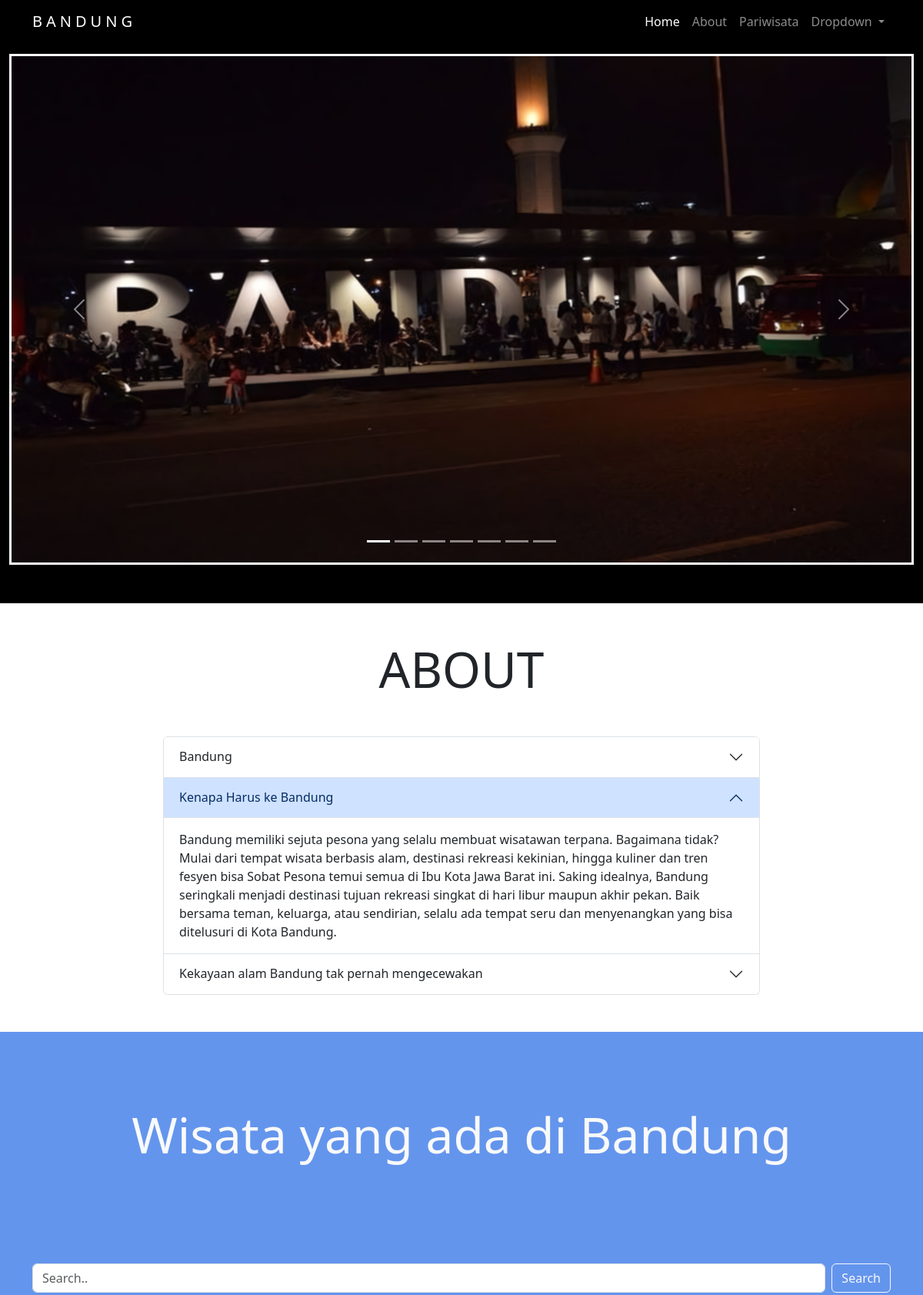
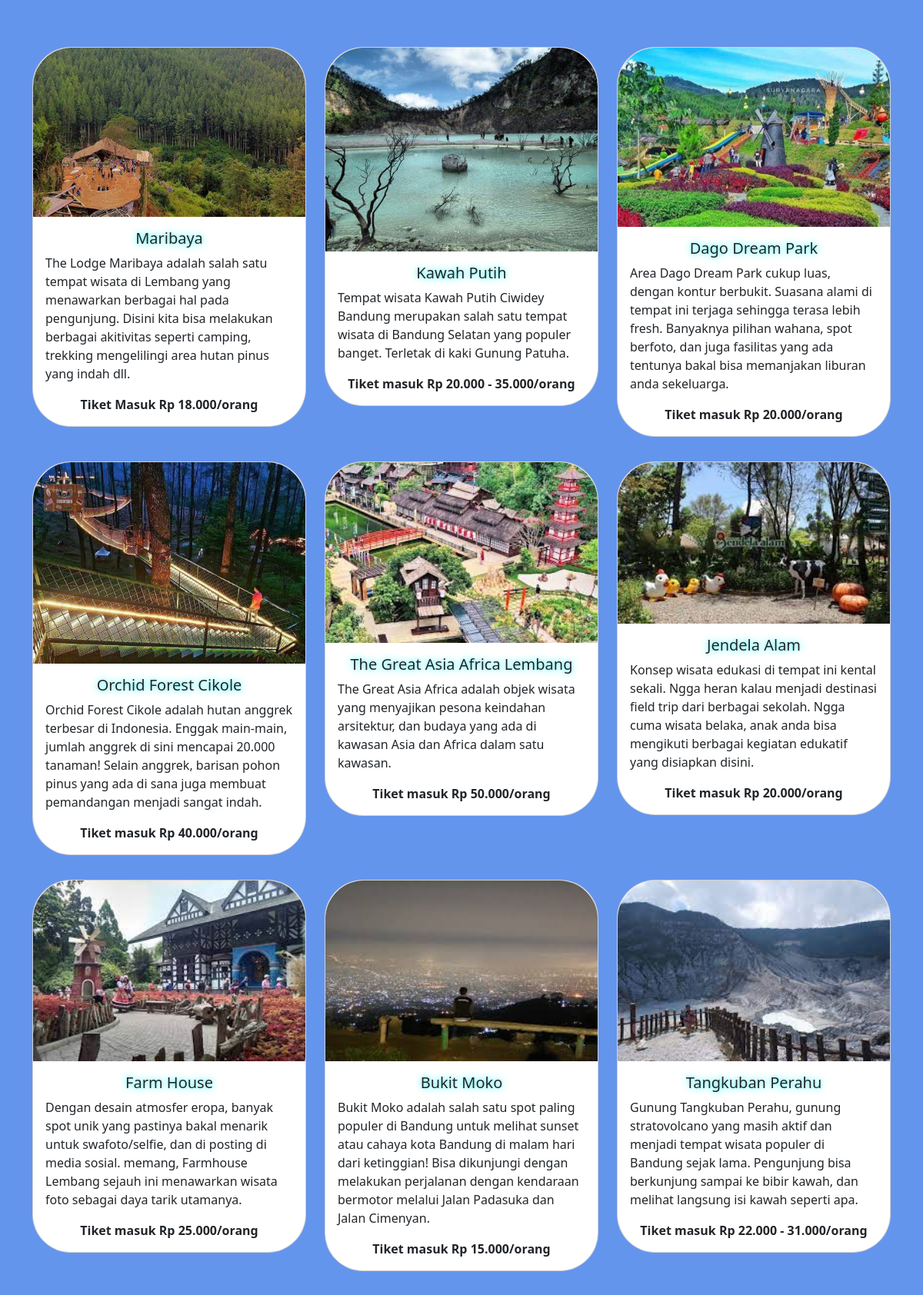
The page / (upper part) on the database its author committed (2 pictures, top to bottom).
### tables this page shows
CREATE TABLE `wisata` (
  `id` int NOT NULL,
  `wisata` varchar(250) NOT NULL,
  `gambar` varchar(250) NOT NULL,
  `deskripsi` varchar(255) NOT NULL,
  `harga` varchar(250) NOT NULL
);

### php/functions.php (called while the page is built, shortened)
<?php
$conn = mysqli_connect('localhost', 'root', '', 'tubes_223040016') or die('DATABASE ERROR!');
return $conn;
function query($query) {
  global $conn;
  $result = mysqli_query($conn, $query);
  $rows = [];
  while ($row = mysqli_fetch_assoc($result)) {
    $rows[] = $row;
  }
  return $rows;
}

### index.php (the view, shortened to what this page needs)
<?php
require "php/functions.php";
$wisata = query("SELECT * FROM wisata");
?>
<!DOCTYPE html>
<html lang="en">
<head>
  <link rel="stylesheet" href="css/reset.css">
  <link rel="stylesheet" href="css/style.css">
  <link href="https://cdn.jsdelivr.net/npm/bootstrap@5.3.0-alpha3/dist/css/bootstrap.min.css" rel="stylesheet">
</head>
<body>
  <nav class="navbar navbar-expand-lg navbar-dark bg-black shadow-sm fixed-top">
    <div class="container">
      <a class="navbar-brand" style="letter-spacing: 5px !important;" href="#">BANDUNG</a>
      <div class="collapse navbar-collapse" id="navbarNav">
        <ul class="navbar-nav ms-auto">
          <li class="nav-item">
            <a class="nav-link active" aria-current="page" href="#home">Home</a>
          </li>
          <li class="nav-item">
            <a class="nav-link" href="#about">About</a>
          </li>
          <li class="nav-item">
            <a class="nav-link" href="#pariwisata">Pariwisata</a>
          </li>
          <li class="nav-item dropdown">
            <a class="nav-link dropdown-toggle" href="#" role="button" data-bs-toggle="dropdown" aria-expanded="false">
              Dropdown
            </a>
          </li>
        </ul>
      </div>
    </div>
  </nav>
  <section id="home">
    <div class="container-fluid corousel-contain">
      <div class="home bordered">
        <div id="carouselExampleAutoplaying" class="carousel slide" data-bs-ride="carousel">
          <div class="carousel-indicators">
            <button type="button" data-bs-target="#carouselExampleIndicators" data-bs-slide-to="0" class="active" aria-current="true" aria-label="Slide 1"></button>
            <button type="button" data-bs-target="#carouselExampleIndicators" data-bs-slide-to="1" aria-label="Slide 2"></button>
            <button type="button" data-bs-target="#carouselExampleIndicators" data-bs-slide-to="2" aria-label="Slide 3"></button>
            <button type="button" data-bs-target="#carouselExampleIndicators" data-bs-slide-to="3" aria-label="Slide 4"></button>
            <button type="button" data-bs-target="#carouselExampleIndicators" data-bs-slide-to="4" aria-label="Slide 5"></button>
            <button type="button" data-bs-target="#carouselExampleIndicators" data-bs-slide-to="5" aria-label="Slide 6"></button>
            <button type="button" data-bs-target="#carouselExampleIndicators" data-bs-slide-to="6" aria-label="Slide 7"></button>
          </div>
          <div class="carousel-inner">
            <div class="carousel-item active">
              <img src="img/bandung.jpg" class="d-block w-100" alt="...">
            </div>
          </div>
          <button class="carousel-control-prev" type="button" data-bs-target="#carouselExampleAutoplaying" data-bs-slide="prev">
            <span class="carousel-control-prev-icon" aria-hidden="true"></span>
          </button>
          <button class="carousel-control-next" type="button" data-bs-target="#carouselExampleAutoplaying" data-bs-slide="next">
            <span class="carousel-control-next-icon" aria-hidden="true"></span>
          </button>
        </div>
      </div>
    </div>
  </section>
  <section id="about">
    <div class="my-5 mb-5 container col-8">
      <h2 class="display-3 text-center mb-5">ABOUT</h2>
      <div class="accordion" id="accordionExample">
        <div class="accordion-item">
          <h2 class="accordion-header">
            <button class="accordion-button collapsed" type="button" data-bs-toggle="collapse" data-bs-target="#collapseThree" aria-expanded="false" aria-controls="collapseThree">
              Bandung
            </button>
          </h2>
        </div>
        <div class="accordion-item">
          <h2 class="accordion-header">
            <button class="accordion-button" type="button" data-bs-toggle="collapse" data-bs-target="#collapseOne" aria-expanded="true" aria-controls="collapseOne">
              Kenapa Harus ke Bandung
            </button>
          </h2>
          <div id="collapseOne" class="accordion-collapse collapse show" data-bs-parent="#accordionExample">
            <div class="accordion-body">
              Bandung memiliki sejuta pesona yang selalu membuat wisatawan terpana.
              Bagaimana tidak? Mulai dari tempat wisata berbasis alam, destinasi rekreasi kekinian,
              hingga kuliner dan tren fesyen bisa Sobat Pesona temui semua di Ibu Kota Jawa Barat ini.
              Saking idealnya, Bandung seringkali menjadi destinasi tujuan rekreasi singkat di hari libur
              maupun akhir pekan. Baik bersama teman, keluarga, atau sendirian,
              selalu ada tempat seru dan menyenangkan yang bisa ditelusuri di Kota Bandung.
            </div>
          </div>
        </div>
        <div class="accordion-item">
          <h2 class="accordion-header">
            <button class="accordion-button collapsed" type="button" data-bs-toggle="collapse" data-bs-target="#collapseTwo" aria-expanded="false" aria-controls="collapseTwo">
              Kekayaan alam Bandung tak pernah mengecewakan
            </button>
          </h2>
        </div>
      </div>
    </div>
  </section>
  <section class="menu" id="pariwisata">
    <div class="container py-5">
      <div class="row">
        <div class="col">
          <h2 class="display-3 text-center text-light py-5">Wisata yang ada di Bandung</h2>
          <form class="d-flex pt-4" action="" method="POST">
            <input class="form-control me-2 my-5 keyword" type="text" name="keyword" placeholder="Search.." id="keyword" autocomplete="off">
            <button class="btn btn-outline-light my-5 tombol-cari" name="cari" type="submit" autocomplete="off" id="tombol-cari">Search</button>
          </form>
        </div>
      </div>
      <div id="container">
        <?php if($wisata) : ?>
          <div class="row justify-content-center">
            <?php foreach ($wisata as $wst) : ?>
              <div class="col-lg-4 col-md-6 my-3 tilt" data-tilt data-tilt-max="50">
                <div class="card" data-aos="zoom-out-right">
                  <img src="img/<?= $wst['gambar']; ?>" class="card-img-top" alt="Pastel" style="object-fit: contain" />
                  <div class="card-body">
                    <h5 class="card-title text-center"><?= $wst['wisata']; ?></h5>
                    <p class="card-text text-right"><?= $wst['deskripsi']; ?></p>
                    <center>
                      <b class="card-text text-center"><?= $wst['harga']; ?></b>
                    </center>
                  </div>
                </div>
              </div>
            <?php endforeach; ?>
          </div>
        <?php endif ; ?>
      </div>
    </div>
  </section>
</body>
</html>

### css/style.css (style rules this page uses)
html { scroll-behavior: smooth; }
.corousel-contain { background-color: black; padding-top: 70px; padding-bottom: 50px; }
.bordered { border: solid white ; }
.menu { background-color:cornflowerblue; }
.menu .card { border-radius: 50px; transition: background 0.5s, transform 0.5s; }
.menu .card img { border-top-right-radius: 50px; border-top-left-radius: 50px; }
.menu h5 { text-shadow: 0 0 10px aqua; }

### rows shown on the page
wisata: gambar (picture), wisata "Maribaya", deskripsi "The Lodge Maribaya adalah salah satu tempat wisata di Lembang yang menawarkan berbagai hal pada pengunjung. Disini kita bisa melakukan berbagai akitivitas seperti camping, trekking mengelilingi area hutan pinus yang indah dll.", harga "Tiket Masuk Rp 18.000/orang"
wisata: gambar (picture), wisata "Kawah Putih", deskripsi "Tempat wisata Kawah Putih Ciwidey Bandung merupakan salah satu tempat wisata di Bandung Selatan yang populer banget. Terletak di kaki Gunung Patuha.", harga "Tiket masuk Rp 20.000 - 35.000/orang"
wisata: gambar (picture), wisata "Dago Dream Park", deskripsi "Area Dago Dream Park cukup luas, dengan kontur berbukit. Suasana alami di tempat ini terjaga sehingga terasa lebih fresh. Banyaknya pilihan wahana, spot berfoto, dan juga fasilitas yang ada tentunya bakal bisa memanjakan liburan anda sekeluarga.", harga "Tiket masuk Rp 20.000/orang"
wisata: gambar (picture), wisata "Orchid Forest Cikole", deskripsi "Orchid Forest Cikole adalah hutan anggrek terbesar di Indonesia. Enggak main-main, jumlah anggrek di sini mencapai 20.000 tanaman! Selain anggrek, barisan pohon pinus yang ada di sana juga membuat pemandangan menjadi sangat indah.", harga "Tiket masuk Rp 40.000/orang"
wisata: gambar (picture), wisata "The Great Asia Africa Lembang", deskripsi "The Great Asia Africa adalah objek wisata yang menyajikan pesona keindahan arsitektur, dan budaya yang ada di kawasan Asia dan Africa dalam satu kawasan.", harga "Tiket masuk Rp 50.000/orang"
wisata: gambar (picture), wisata "Jendela Alam", deskripsi "Konsep wisata edukasi di tempat ini kental sekali. Ngga heran kalau menjadi destinasi field trip dari berbagai sekolah. Ngga cuma wisata belaka, anak anda bisa mengikuti berbagai kegiatan edukatif yang disiapkan disini.", harga "Tiket masuk Rp 20.000/orang"
wisata: gambar (picture), wisata "Farm House", deskripsi "Dengan desain atmosfer eropa, banyak spot unik yang pastinya bakal menarik untuk swafoto/selfie, dan di posting di media sosial. memang, Farmhouse Lembang sejauh ini menawarkan wisata foto sebagai daya tarik utamanya.", harga "Tiket masuk Rp 25.000/orang"
wisata: gambar (picture), wisata "Bukit Moko", deskripsi "Bukit Moko adalah salah satu spot paling populer di Bandung untuk melihat sunset atau cahaya kota Bandung di malam hari dari ketinggian! Bisa dikunjungi dengan melakukan perjalanan dengan kendaraan bermotor melalui Jalan Padasuka dan Jalan Cimenyan.", harga "Tiket masuk Rp 15.000/orang"
wisata: gambar (picture), wisata "Tangkuban Perahu", deskripsi "Gunung Tangkuban Perahu, gunung stratovolcano yang masih aktif dan menjadi tempat wisata populer di Bandung sejak lama. Pengunjung bisa berkunjung sampai ke bibir kawah, dan melihat langsung isi kawah seperti apa.", harga "Tiket masuk Rp 22.000 - 31.000/orang"
